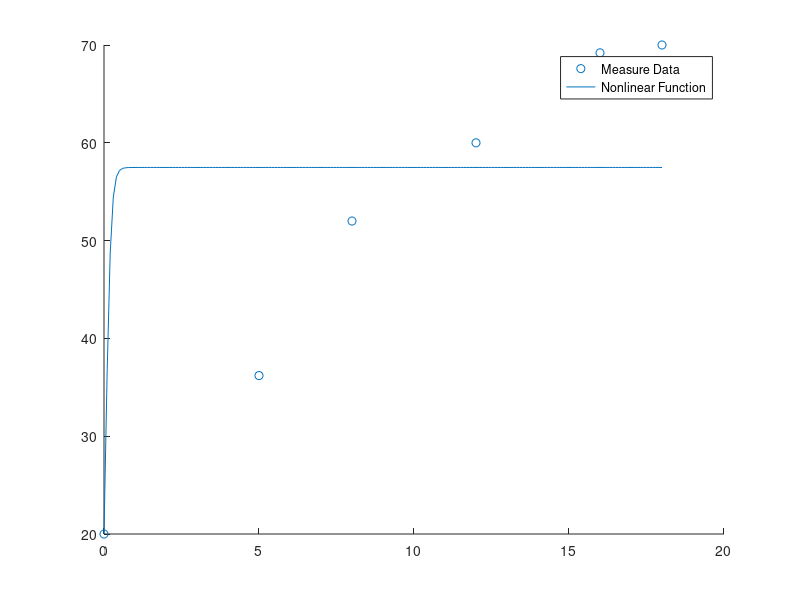

Write MATLAB code to recreate this figure.
function prob7()
    x = [0 5 8 12 16 18];
    y = [20 36.2 52 60 69.2 70];
    
    options = optimset('PlotFcns',@optimplotfval);        
    a = fminsearch(@targetfunc, [1, 1, 1], options, x, y);
    
    disp(a);
    
    x_plot = 0:0.1:18;
    y_plot = a(1)./( 1 + a(2)*exp(-a(3)*x_plot) );
    figure();
    hold on
    scatter(x, y);
    plot(x_plot, y_plot);
    
    legend('Measure Data', 'Nonlinear Function');
    hold off

end

function f = targetfunc(a, x, y)
    b = a(1)./( 1 + a(2)*exp(-a(3)*x) );
    f = sum((y - b).^2);
end